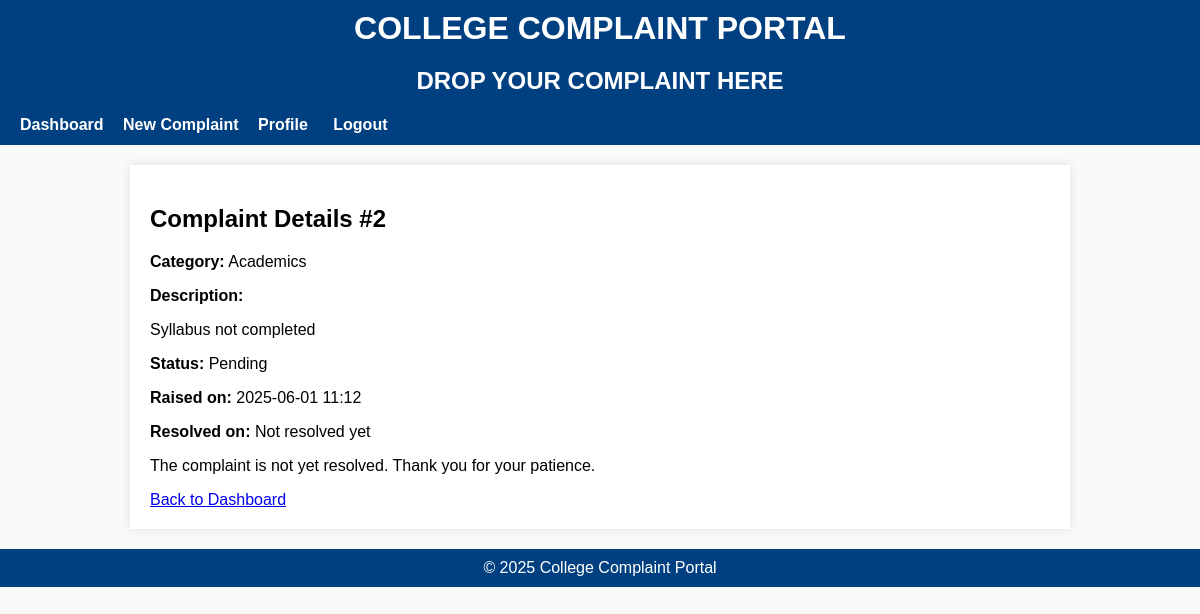
Screenshot of /complaint/2/ (signed in) with the database file from the repository.
### portal/models.py (models this page shows, shortened)
class Complaint(models.Model):
    user = models.ForeignKey(User, null=True, blank=True, on_delete=models.SET_NULL)
    anonymous = models.BooleanField(default=False)
    category = models.ForeignKey(Category, on_delete=models.SET_NULL, null=True)
    description = models.TextField()
    evidence = models.FileField(upload_to='evidence/', null=True, blank=True)
    created_at = models.DateTimeField(auto_now_add=True)
    resolved_at = models.DateTimeField(null=True, blank=True)
    status = models.CharField(max_length=20, choices=(
        ('Pending', 'Pending'),
        ('Escalated', 'Escalated'),
        ('Resolved', 'Resolved'),
    ), default='Pending')
    rating = models.PositiveIntegerField(null=True, blank=True, validators=[MinValueValidator(1), MaxValueValidator(5)])
    escalation_level = models.PositiveIntegerField(default=0)  # 0: initial, 1: class teacher, 2: HOD, 3: Principal
    email_sent = models.BooleanField(default=False)
    assigned_to = models.ForeignKey(User, null=True, blank=True, on_delete=models.SET_NULL, related_name='assigned_complaints')
    sentiment = models.FloatField(null=True, blank=True)

class Category(models.Model):
    name = models.CharField(max_length=100)

### portal/views.py (the view)
# urls.py: path('complaint/<int:pk>/', views.complaint_detail, name='complaint_detail'),
@login_required
def complaint_detail(request, pk):
    complaint = get_object_or_404(Complaint, pk=pk)
    rating_given = complaint.rating is not None
    if request.method == 'POST':
        if 'resolve' in request.POST:
            complaint.status = 'Resolved'
            complaint.resolved_at = timezone.now()
            if not complaint.email_sent:
                send_resolution_email(complaint)
                complaint.email_sent = True
            complaint.save()
            messages.success(request, 'Complaint marked as resolved.')
            return redirect('complaint_detail', pk=pk)
        else:
            form = RatingForm(request.POST)
            if form.is_valid():
                complaint.rating = form.cleaned_data['rating']
                complaint.save()
                messages.success(request, 'Thank you for your rating!')
                return redirect('complaint_detail', pk=pk)
    else:
        form = RatingForm()
    return render(request, 'portal/complaint_detail.html', {
        'complaint': complaint,
        'form': form,
        'rating_given': rating_given,
    })

### portal/templates/portal/complaint_detail.html (shortened to what this page needs)
{% extends 'base.html' %}
{% block content %}
<h2>Complaint Details #{{ complaint.id }}</h2>
<p><strong>Category:</strong> {{ complaint.category.name }}</p>
<p><strong>Description:</strong></p>
<p>{{ complaint.description }}</p>
<p><strong>Status:</strong> {{ complaint.status }}</p>
<p><strong>Raised on:</strong> {{ complaint.created_at|date:"Y-m-d H:i" }}</p>
<p><strong>Resolved on:</strong>
{% if complaint.resolved_at %}
    {{ complaint.resolved_at|date:"Y-m-d H:i" }}
{% else %}
    Not resolved yet
{% endif %}
</p>
{% if complaint.status == 'Resolved' %}
    {% if rating_given %}
        <p>Your Rating: {{ complaint.rating }} / 5 stars</p>
    {% else %}
        <h3>Rate the Resolution</h3>
        <form method="post">
            {% csrf_token %}
            {{ form.rating }}
            <button type="submit" class="btn">Submit Rating</button>
        </form>
    {% endif %}
{% else %}
<p>The complaint is not yet resolved. Thank you for your patience.</p>
{% endif %}
<a href="{% url 'dashboard' %}">Back to Dashboard</a>
{% endblock %}

### portal/templates/base.html (style rules this page uses)
body { font-family: Arial, sans-serif; margin: 0; padding: 0; background: #f9f9f9; }

### rows the page displays
Complaint: id "2", category.name "Academics", description "Syllabus not completed", status "Pending", created_at "2025-06-01 11:12"
